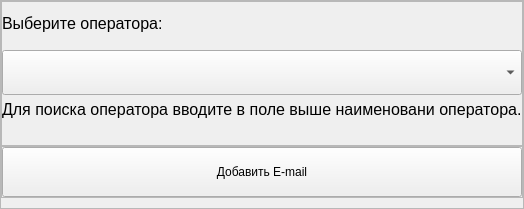
                        <widget class="QFrame" name="frame_5">
                         <property name="maximumSize">
                          <size>
                           <width>550</width>
                           <height>16777215</height>
                          </size>
                         </property>
                         <property name="frameShape">
                          <enum>QFrame::StyledPanel</enum>
                         </property>
                         <property name="frameShadow">
                          <enum>QFrame::Raised</enum>
                         </property>
                         <property name="lineWidth">
                          <number>1</number>
                         </property>
                         <layout class="QVBoxLayout" name="verticalLayout_7">
                          <property name="spacing">
                           <number>0</number>
                          </property>
                          <property name="leftMargin">
                           <number>0</number>
                          </property>
                          <property name="topMargin">
                           <number>0</number>
                          </property>
                          <property name="rightMargin">
                           <number>0</number>
                          </property>
                          <property name="bottomMargin">
                           <number>10</number>
                          </property>
                          <item>
                           <widget class="QFrame" name="frame_6">
                            <property name="minimumSize">
                             <size>
                              <width>0</width>
                              <height>0</height>
                             </size>
                            </property>
                            <property name="maximumSize">
                             <size>
                              <width>16777215</width>
                              <height>16777215</height>
                             </size>
                            </property>
                            <property name="styleSheet">
                             <string notr="true"/>
                            </property>
                            <property name="frameShape">
                             <enum>QFrame::StyledPanel</enum>
                            </property>
                            <property name="frameShadow">
                             <enum>QFrame::Raised</enum>
                            </property>
                            <layout class="QVBoxLayout" name="verticalLayout_4">
                             <property name="spacing">
                              <number>5</number>
                             </property>
                             <property name="leftMargin">
                              <number>0</number>
                             </property>
                             <property name="topMargin">
                              <number>0</number>
                             </property>
                             <property name="rightMargin">
                              <number>0</number>
                             </property>
                             <property name="bottomMargin">
                              <number>10</number>
                             </property>
                             <item>
                              <widget class="QLabel" name="label_operator">
                               <property name="sizePolicy">
                                <sizepolicy hsizetype="Expanding" vsizetype="Preferred">
                                 <horstretch>0</horstretch>
                                 <verstretch>0</verstretch>
                                </sizepolicy>
                               </property>
                               <property name="minimumSize">
                                <size>
                                 <width>0</width>
                                 <height>43</height>
                                </size>
                               </property>
                               <property name="maximumSize">
                                <size>
                                 <width>16777215</width>
                                 <height>16777215</height>
                                </size>
                               </property>
                               <property name="font">
                                <font>
                                 <family>Arial</family>
                                 <pointsize>12</pointsize>
                                 <weight>50</weight>
                                 <italic>false</italic>
                                 <bold>false</bold>
                                 <kerning>true</kerning>
                                </font>
                               </property>
                               <property name="styleSheet">
                                <string notr="true"/>
                               </property>
                               <property name="text">
                                <string>Выберите оператора:</string>
                               </property>
                              </widget>
                             </item>
                             <item>
                              <widget class="QComboBox" name="cb_list_operators">
                               <property name="sizePolicy">
                                <sizepolicy hsizetype="Expanding" vsizetype="Fixed">
                                 <horstretch>0</horstretch>
                                 <verstretch>0</verstretch>
                                </sizepolicy>
                               </property>
                               <property name="minimumSize">
                                <size>
                                 <width>0</width>
                                 <height>45</height>
                                </size>
                               </property>
                               <property name="maximumSize">
                                <size>
                                 <width>16777215</width>
                                 <height>16777215</height>
                                </size>
                               </property>
                               <property name="font">
                                <font>
                                 <family>Arial</family>
                                 <pointsize>12</pointsize>
                                 <weight>50</weight>
                                 <italic>false</italic>
                                 <bold>false</bold>
                                 <kerning>true</kerning>
                                </font>
                               </property>
                               <property name="cursor">
                                <cursorShape>PointingHandCursor</cursorShape>
                               </property>
                               <property name="styleSheet">
                                <string notr="true"/>
                               </property>
                               <property name="editable">
                                <bool>false</bool>
                               </property>
                               <property name="currentText">
                                <string/>
                               </property>
                               <property name="maxVisibleItems">
                                <number>20</number>
                               </property>
                               <property name="minimumContentsLength">
                                <number>15</number>
                               </property>
                              </widget>
                             </item>
                             <item>
                              <widget class="QLabel" name="label_4">
                               <property name="minimumSize">
                                <size>
                                 <width>0</width>
                                 <height>30</height>
                                </size>
                               </property>
                               <property name="maximumSize">
                                <size>
                                 <width>16777215</width>
                                 <height>16777215</height>
                                </size>
                               </property>
                               <property name="font">
                                <font>
                                 <family>Arial</family>
                                 <pointsize>12</pointsize>
                                 <weight>50</weight>
                                 <italic>false</italic>
                                 <bold>false</bold>
                                 <kerning>true</kerning>
                                </font>
                               </property>
                               <property name="text">
                                <string>Для поиска оператора вводите в поле выше наименовани оператора.</string>
                               </property>
                               <property name="alignment">
                                <set>Qt::AlignLeading|Qt::AlignLeft|Qt::AlignTop</set>
                               </property>
                              </widget>
                             </item>
                             <item>
                              <widget class="QLabel" name="labelOperatorID">
                               <property name="maximumSize">
                                <size>
                                 <width>0</width>
                                 <height>0</height>
                                </size>
                               </property>
                               <property name="text">
                                <string/>
                               </property>
                              </widget>
                             </item>
                            </layout>
                           </widget>
                          </item>
                          <item>
                           <widget class="QFrame" name="frame_4">
                            <property name="styleSheet">
                             <string notr="true"/>
                            </property>
                            <property name="frameShape">
                             <enum>QFrame::StyledPanel</enum>
                            </property>
                            <property name="frameShadow">
                             <enum>QFrame::Raised</enum>
                            </property>
                            <layout class="QHBoxLayout" name="horizontalLayout_8">
                             <property name="spacing">
                              <number>10</number>
                             </property>
                             <property name="leftMargin">
                              <number>0</number>
                             </property>
                             <property name="topMargin">
                              <number>0</number>
                             </property>
                             <property name="rightMargin">
                              <number>0</number>
                             </property>
                             <property name="bottomMargin">
                              <number>0</number>
                             </property>
                             <item>
                              <widget class="QPushButton" name="btn_add_field_email_operator">
                               <property name="minimumSize">
                                <size>
                                 <width>0</width>
                                 <height>50</height>
                                </size>
                               </property>
                               <property name="maximumSize">
                                <size>
                                 <width>16777215</width>
                                 <height>50</height>
                                </size>
                               </property>
                               <property name="cursor">
                                <cursorShape>PointingHandCursor</cursorShape>
                               </property>
                               <property name="text">
                                <string>Добавить E-mail</string>
                               </property>
                              </widget>
                             </item>
                            </layout>
                           </widget>
                          </item>
                         </layout>
                        </widget>
